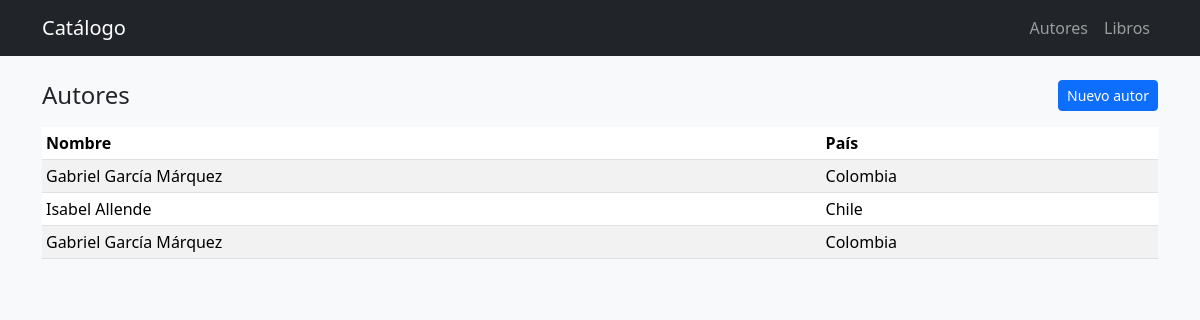
The app's page /autores/, older data.
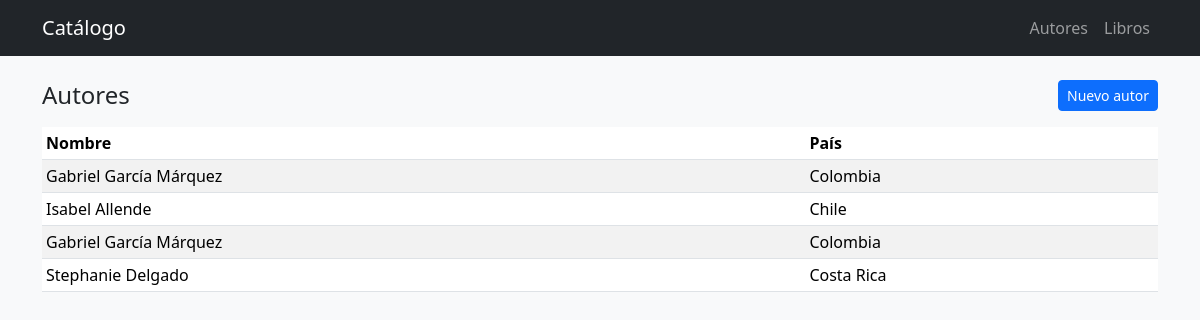
The same page, newer data.
### catalogo/models.py (models this page shows, shortened)
class Autor(models.Model):
    nombre = models.CharField(max_length=100)
    pais = models.CharField(max_length=60, blank=True)

### catalogo/views.py (the view)
# urls.py: path('autores/',views.autor_list,name='autor_list'),
def autor_list(request):
    autores = Autor.objects.all()
    return render(request,'catalogo/autor_list.html',{'autores':autores})

### catalogo/templates/catalogo/autor_list.html (shortened to what this page needs)
{% extends 'catalogo/base.html' %}
{% block content %}
<div class="d-flex justify-content-between align-items-center mb-3">
  <h1 class="h4 m-0">Autores</h1>
  <a class="btn btn-primary btn-sm" href="{% url 'autor_create' %}">Nuevo autor</a>
</div>
<table class="table table-sm table-striped bg-white">
    <thead>
        <tr>
            <th>Nombre</th>
            <th>País</th>
        </tr>
    </thead>
    <tbody>
        {% for autor in autores %}
            <tr>
                <td>{{ autor.nombre }}</td>
                <td>{{ autor.pais|default:"--" }}</td>
            </tr>
        {% empty %}
            <tr>
                <td colspan="2" class="text-center text-muted">
                    No hay autores aún registrados
                </td>
            </tr>
        {% endfor  %}
    </tbody>
</table>
{% endblock %}

### catalogo/templates/catalogo/base.html (shortened to what this page needs)
<!DOCTYPE html>
<html lang="es">
    <head>
        <link href="https://cdn.jsdelivr.net/npm/bootstrap@5.3.3/dist/css/bootstrap.min.css" rel="stylesheet">
        {% load static %}
    </head>
    <body class="bg-light">
        <nav class="navbar navbar-expand-lg navbar-dark bg-dark mb-4">
            <div class="container">
                <a class="navbar-brand" href="/">Catálogo</a>
                <div class="navbar-nav">
                    <a class="nav-link" href="{% url 'autor_list' %}">Autores</a>
                    <a class="nav-link" href="">Libros</a>
                </div>
            </div>
        </nav>
        <main class="container">
            {% block content %}{% endblock %}
        </main>
    </body>
</html>

Row changes from the older to the newer data that the page shows:
added Autor: nombre "Stephanie Delgado", pais "Costa Rica"
